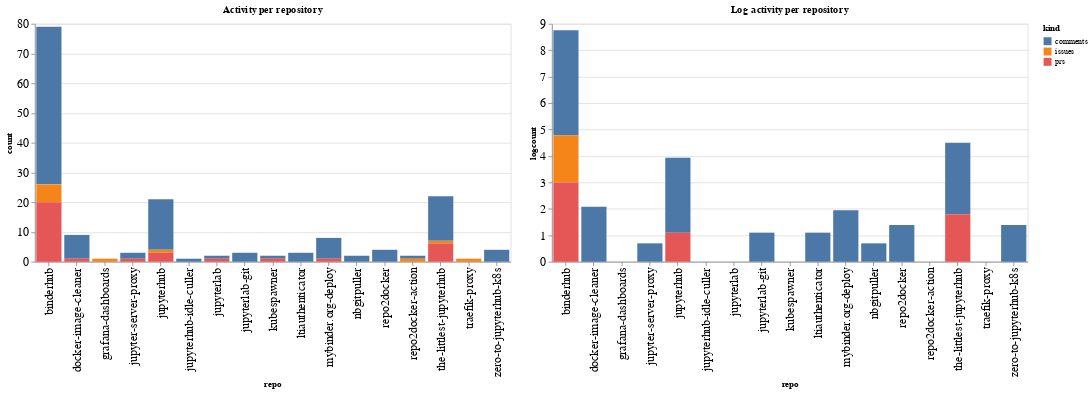

This figure's notebook cell:
### Code cell
ch1 = alt.Chart(repo_summaries, width=600, title="Activity per repository").mark_bar().encode(
    x='repo',
    y='count',
    color='kind',
    tooltip="kind"
)

ch2 = alt.Chart(repo_summaries, width=600, title="Log activity per repository").mark_bar().encode(
    x='repo',
    y='logcount',
    color='kind',
    tooltip="kind"
)

ch1 | ch2

### Figure 1 — Vega-Lite specification as saved in the notebook (floating-point values rounded to 4 significant figures)
{"config": {"axisLeft": {"labelFontSize": 15}, "axisBottom": {"labelFontSize": 15}}, "hconcat": [{"mark": "bar", "encoding": {"color": {"type": "nominal", "field": "kind"}, "tooltip": {"type": "nominal", "field": "kind"}, "x": {"type": "nominal", "field": "repo"}, "y": {"type": "quantitative", "field": "count"}}, "title": "Activity per repository", "width": 600}, {"mark": "bar", "encoding": {"color": {"type": "nominal", "field": "kind"}, "tooltip": {"type": "nominal", "field": "kind"}, "x": {"type": "nominal", "field": "repo"}, "y": {"type": "quantitative", "field": "logcount"}}, "title": "Log activity per repository", "width": 600}], "data": {"name": "data-ac1cb7b0f89f85944945e1ead685150a"}, "$schema": "https://vega.github.io/schema/vega-lite/v4.8.1.json", "datasets": {"data-ac1cb7b0f89f85944945e1ead685150a": [{"repo": "binderhub", "kind": "comments", "count": 53, "logcount": 3.97}, {"repo": "binderhub", "kind": "issues", "count": 6, "logcount": 1.792}, {"repo": "binderhub", "kind": "prs", "count": 20, "logcount": 2.996}, {"repo": "docker-image-cleaner", "kind": "comments", "count": 8, "logcount": 2.079}, {"repo": "docker-image-cleaner", "kind": "prs", "count": 1, "logcount": 0.0}, {"repo": "grafana-dashboards", "kind": "issues", "count": 1, "logcount": 0.0}, {"repo": "jupyter-server-proxy", "kind": "comments", "count": 2, "logcount": 0.6931}, {"repo": "jupyter-server-proxy", "kind": "prs", "count": 1, "logcount": 0.0}, {"repo": "jupyterhub", "kind": "comments", "count": 17, "logcount": 2.833}, {"repo": "jupyterhub", "kind": "issues", "count": 1, "logcount": 0.0}, {"repo": "jupyterhub", "kind": "prs", "count": 3, "logcount": 1.099}, {"repo": "jupyterhub-idle-culler", "kind": "comments", "count": 1, "logcount": 0.0}, {"repo": "jupyterlab", "kind": "comments", "count": 1, "logcount": 0.0}, {"repo": "jupyterlab", "kind": "prs", "count": 1, "logcount": 0.0}, {"repo": "jupyterlab-git", "kind": "comments", "count": 3, "logcount": 1.099}, {"repo": "kubespawner", "kind": "comments", "count": 1, "logcount": 0.0}, {"repo": "kubespawner", "kind": "prs", "count": 1, "logcount": 0.0}, {"repo": "ltiauthenticator", "kind": "comments", "count": 3, "logcount": 1.099}, {"repo": "mybinder.org-deploy", "kind": "comments", "count": 7, "logcount": 1.946}, {"repo": "mybinder.org-deploy", "kind": "prs", "count": 1, "logcount": 0.0}, {"repo": "nbgitpuller", "kind": "comments", "count": 2, "logcount": 0.6931}, {"repo": "repo2docker", "kind": "comments", "count": 4, "logcount": 1.386}, {"repo": "repo2docker-action", "kind": "comments", "count": 1, "logcount": 0.0}, {"repo": "repo2docker-action", "kind": "issues", "count": 1, "logcount": 0.0}, {"repo": "the-littlest-jupyterhub", "kind": "comments", "count": 15, "logcount": 2.708}, {"repo": "the-littlest-jupyterhub", "kind": "issues", "count": 1, "logcount": 0.0}, {"repo": "the-littlest-jupyterhub", "kind": "prs", "count": 6, "logcount": 1.792}, {"repo": "traefik-proxy", "kind": "issues", "count": 1, "logcount": 0.0}, {"repo": "zero-to-jupyterhub-k8s", "kind": "comments", "count": 4, "logcount": 1.386}]}}
